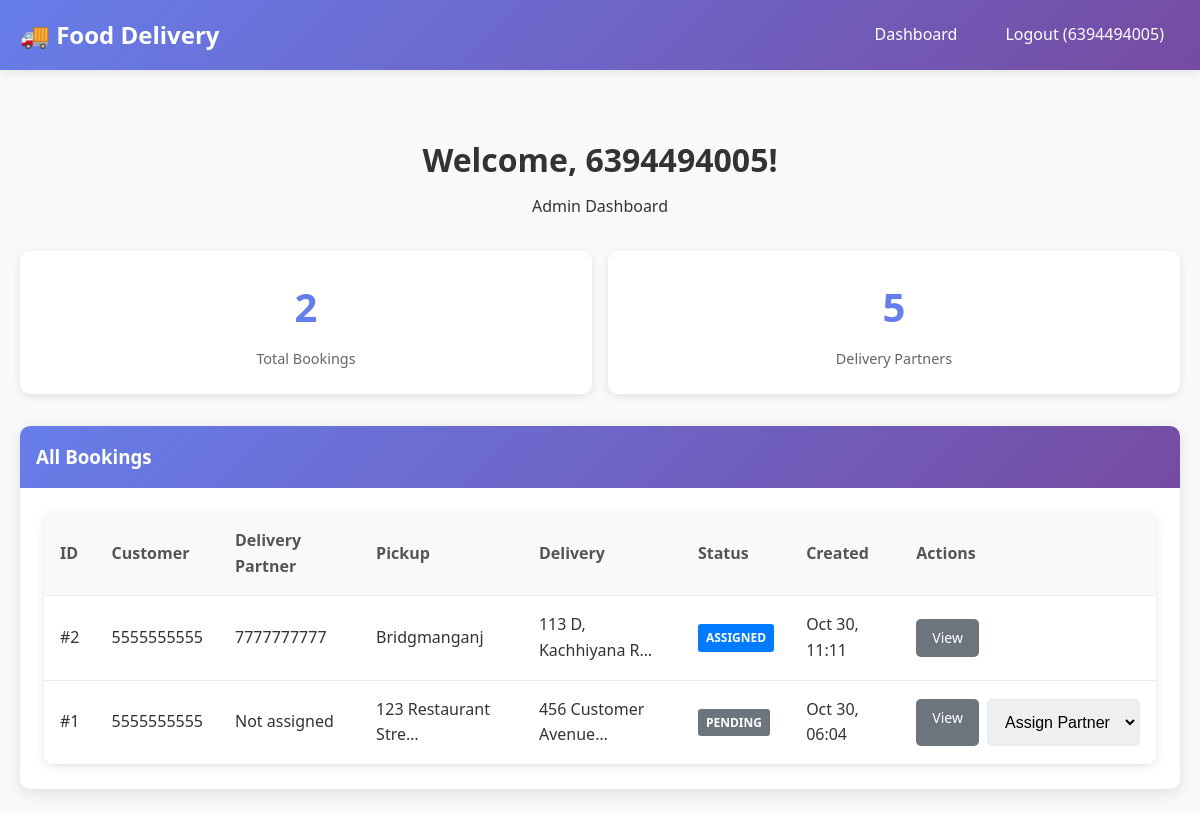
Screenshot of / (signed in) with the database file from the repository.
### accounts/models.py (models this page shows, shortened)
class User(AbstractBaseUser, PermissionsMixin):
    USER_TYPE_CHOICES = [
        ('customer', 'Customer'),
        ('delivery_partner', 'Delivery Partner'),
        ('admin', 'Admin'),
    ]
    mobile_number = models.CharField(max_length=15, unique=True)
    first_name = models.CharField(max_length=30, blank=True)
    last_name = models.CharField(max_length=30, blank=True)
    user_type = models.CharField(max_length=20, choices=USER_TYPE_CHOICES, default='customer')
    is_active = models.BooleanField(default=True)
    is_staff = models.BooleanField(default=False)
    date_joined = models.DateTimeField(default=timezone.now)
    is_available = models.BooleanField(default=True)  # For delivery partners
    objects = UserManager()
    USERNAME_FIELD = 'mobile_number'
    REQUIRED_FIELDS = []
    def get_full_name(self):
        return f"{self.first_name} {self.last_name}".strip()

### bookings/models.py (models this page shows, shortened)
class Booking(models.Model):
    STATUS_CHOICES = [
        ('pending', 'Pending'),
        ('assigned', 'Assigned'),
        ('started', 'Started'),
        ('reached', 'Reached'),
        ('collected', 'Collected'),
        ('delivered', 'Delivered'),
        ('cancelled', 'Cancelled'),
    ]
    customer = models.ForeignKey(
        settings.AUTH_USER_MODEL,
        on_delete=models.CASCADE,
        related_name='customer_bookings'
    )
    delivery_partner = models.ForeignKey(
        settings.AUTH_USER_MODEL,
        on_delete=models.SET_NULL,
        null=True,
        blank=True,
        related_name='delivery_bookings'
    )
    pickup_address = models.TextField()
    pickup_contact_name = models.CharField(max_length=100)
    pickup_contact_phone = models.CharField(max_length=15)
    delivery_address = models.TextField()
    delivery_contact_name = models.CharField(max_length=100)
    delivery_contact_phone = models.CharField(max_length=15)
    item_description = models.TextField()
    special_instructions = models.TextField(blank=True)
    estimated_price = models.DecimalField(max_digits=10, decimal_places=2, default=0.00)
    status = models.CharField(max_length=20, choices=STATUS_CHOICES, default='pending')
    created_at = models.DateTimeField(auto_now_add=True)
    updated_at = models.DateTimeField(auto_now=True)
    assigned_at = models.DateTimeField(null=True, blank=True)
    started_at = models.DateTimeField(null=True, blank=True)
    reached_at = models.DateTimeField(null=True, blank=True)
    collected_at = models.DateTimeField(null=True, blank=True)
    delivered_at = models.DateTimeField(null=True, blank=True)
    cancelled_at = models.DateTimeField(null=True, blank=True)
    class Meta:
        ordering = ['-created_at']

### accounts/views.py (the view)
# urls.py: path('', dashboard_view, name='dashboard'),
def dashboard_view(request):
    if not request.user.is_authenticated:
        return redirect('login')
    context = {
        'user': request.user,
    }
    if request.user.user_type == 'customer':
        from bookings.models import Booking
        context['bookings'] = Booking.objects.filter(customer=request.user)
        return render(request, 'accounts/customer_dashboard.html', context)
    elif request.user.user_type == 'delivery_partner':
        from bookings.models import Booking
        context['bookings'] = Booking.objects.filter(delivery_partner=request.user)
        return render(request, 'accounts/delivery_dashboard.html', context)
    elif request.user.user_type == 'admin':
        from bookings.models import Booking
        context['all_bookings'] = Booking.objects.all()
        context['delivery_partners'] = User.objects.filter(user_type='delivery_partner')
        return render(request, 'accounts/admin_dashboard.html', context)
    return render(request, 'accounts/dashboard.html', context)

### templates/accounts/admin_dashboard.html (shortened to what this page needs)
{% extends 'base.html' %}
{% block content %}
<div class="dashboard-header">
    <h1>Welcome, {{ user.get_full_name|default:user.mobile_number }}!</h1>
    <p>Admin Dashboard</p>
</div>
<div class="dashboard-stats">
    <div class="stat-card">
        <div class="stat-number">{{ all_bookings.count }}</div>
        <div class="stat-label">Total Bookings</div>
    </div>
    <div class="stat-card">
        <div class="stat-number">{{ delivery_partners.count }}</div>
        <div class="stat-label">Delivery Partners</div>
    </div>
</div>
<div class="card">
    <div class="card-header">
        <h3>All Bookings</h3>
    </div>
    <div class="card-body">
        {% if all_bookings %}
            <div class="table-responsive">
                <table class="table">
                    <thead>
                        <tr>
                            <th>ID</th>
                            <th>Customer</th>
                            <th>Delivery Partner</th>
                            <th>Pickup</th>
                            <th>Delivery</th>
                            <th>Status</th>
                            <th>Created</th>
                            <th>Actions</th>
                        </tr>
                    </thead>
                    <tbody>
                        {% for booking in all_bookings %}
                        <tr>
                            <td>#{{ booking.id }}</td>
                            <td>{{ booking.customer.mobile_number }}</td>
                            <td>
                                {% if booking.delivery_partner %}
                                    {{ booking.delivery_partner.mobile_number }}
                                {% else %}
                                    <span class="text-muted">Not assigned</span>
                                {% endif %}
                            </td>
                            <td>{{ booking.pickup_address|truncatechars:20 }}</td>
                            <td>{{ booking.delivery_address|truncatechars:20 }}</td>
                            <td>
                                <span class="badge badge-{{ booking.status }}">
                                    {{ booking.get_status_display }}
                                </span>
                            </td>
                            <td>{{ booking.created_at|date:"M d, H:i" }}</td>
                            <td>
                                <div class="d-flex gap-1">
                                    <a href="{% url 'view_booking' booking.id %}" class="btn btn-sm btn-secondary">View</a>
                                    {% if booking.status == 'pending' %}
                                        <select class="form-control form-control-sm assign-delivery-partner"
                                                data-booking-id="{{ booking.id }}" style="width: auto;">
                                            <option value="">Assign Partner</option>
                                        </select>
                                    {% endif %}
                                </div>
                            </td>
                        </tr>
                        {% endfor %}
                    </tbody>
                </table>
            </div>
        {% else %}
            <div class="text-center py-4">
                <p>No bookings yet.</p>
            </div>
        {% endif %}
    </div>
</div>
{% endblock %}

### templates/base.html (shortened to what this page needs)
<!DOCTYPE html>
<html lang="en">
<head>
    {% load static %}
    <link rel="stylesheet" href="{% static 'css/style.css' %}">
</head>
<body>
    <nav class="navbar">
        <div class="container">
            <a href="{% url 'dashboard' %}" class="navbar-brand">🚚 Food Delivery</a>
            <ul class="navbar-nav">
                {% if user.is_authenticated %}
                    <li><a href="{% url 'dashboard' %}">Dashboard</a></li>
                    <li><a href="{% url 'logout' %}">Logout ({{ user.mobile_number }})</a></li>
                {% else %}
                    <li><a href="{% url 'login' %}">Login</a></li>
                {% endif %}
            </ul>
        </div>
    </nav>
    <main class="container" style="margin-top: 2rem;">
        {% block content %}
        {% endblock %}
    </main>
</body>
</html>

### static/css/style.css (style rules this page uses)
* { margin: 0; padding: 0; box-sizing: border-box; }
body { font-family: 'Segoe UI', Tahoma, Geneva, Verdana, sans-serif; background-color: #f8f9fa; line-height: 1.6; color: #333; }
.container { max-width: 1200px; margin: 0 auto; padding: 0 20px; }
.navbar { background: linear-gradient(135deg, #667eea 0%, #764ba2 100%); padding: 1rem 0; box-shadow: 0 2px 10px rgba(0,0,0,0.1); }
.navbar .container { display: flex; justify-content: space-between; align-items: center; }
.navbar-brand { color: white; font-size: 1.5rem; font-weight: bold; text-decoration: none; }
.navbar-nav { display: flex; list-style: none; gap: 1rem; }
.navbar-nav a { color: white; text-decoration: none; padding: 0.5rem 1rem; border-radius: 5px; transition: background-color 0.3s; }
.card { background: white; border-radius: 10px; box-shadow: 0 4px 15px rgba(0,0,0,0.1); margin-bottom: 1.5rem; overflow: hidden; transition: transform 0.3s, box-shadow 0.3s; }
.card-header { background: linear-gradient(135deg, #667eea 0%, #764ba2 100%); color: white; padding: 1rem; font-weight: bold; }
.card-body { padding: 1.5rem; }
.form-control { width: 100%; padding: 0.75rem; border: 2px solid #e9ecef; border-radius: 5px; font-size: 1rem; transition: border-color 0.3s, box-shadow 0.3s; }
.btn { display: inline-block; padding: 0.75rem 1.5rem; border: none; border-radius: 5px; font-size: 1rem; font-weight: 500; text-decoration: none; text-align: center; cursor: pointer; transition: all 0.3s; }
.btn-secondary { background: #6c757d; color: white; }
.btn-sm { padding: 0.5rem 1rem; font-size: 0.875rem; }
.badge { display: inline-block; padding: 0.25rem 0.5rem; font-size: 0.75rem; font-weight: bold; border-radius: 3px; text-transform: uppercase; }
.badge-pending { background: #6c757d; color: white; }
.badge-assigned { background: #007bff; color: white; }
.dashboard-header { text-align: center; padding: 2rem 0; }
.dashboard-header h1 { color: #333; margin-bottom: 0.5rem; }
.dashboard-stats { display: grid; grid-template-columns: repeat(auto-fit, minmax(250px, 1fr)); gap: 1rem; margin-bottom: 2rem; }
.stat-card { background: white; padding: 1.5rem; border-radius: 10px; text-align: center; box-shadow: 0 2px 10px rgba(0,0,0,0.1); }
.stat-number { font-size: 2.5rem; font-weight: bold; color: #667eea; margin-bottom: 0.5rem; }
.stat-label { color: #666; font-size: 0.9rem; }
.table { width: 100%; border-collapse: collapse; background: white; border-radius: 10px; overflow: hidden; box-shadow: 0 2px 10px rgba(0,0,0,0.1); }
.table th, .table td { padding: 1rem; text-align: left; border-bottom: 1px solid #e9ecef; }
.table th { background: #f8f9fa; font-weight: 600; color: #555; }
.d-flex { display: flex; }
.gap-1 { gap: 0.5rem; }

### rows the page displays
User: mobile_number "6394494005", get_full_name "6394494005"
Booking: id "2", customer.mobile_number "5555555555", delivery_partner.mobile_number "7777777777", pickup_address "Bridgmanganj", delivery_address "113 D, Kachhiyana R…", status "ASSIGNED", created_at "Oct 30, 11:11"
Booking: id "1", customer.mobile_number "5555555555", shows "Not assigned", pickup_address "123 Restaurant Stre…", delivery_address "456 Customer Avenue…", status "PENDING", created_at "Oct 30, 06:04"

### other values shown
{{ all_bookings.count }} "2"
{{ delivery_partners.count }} "5"
